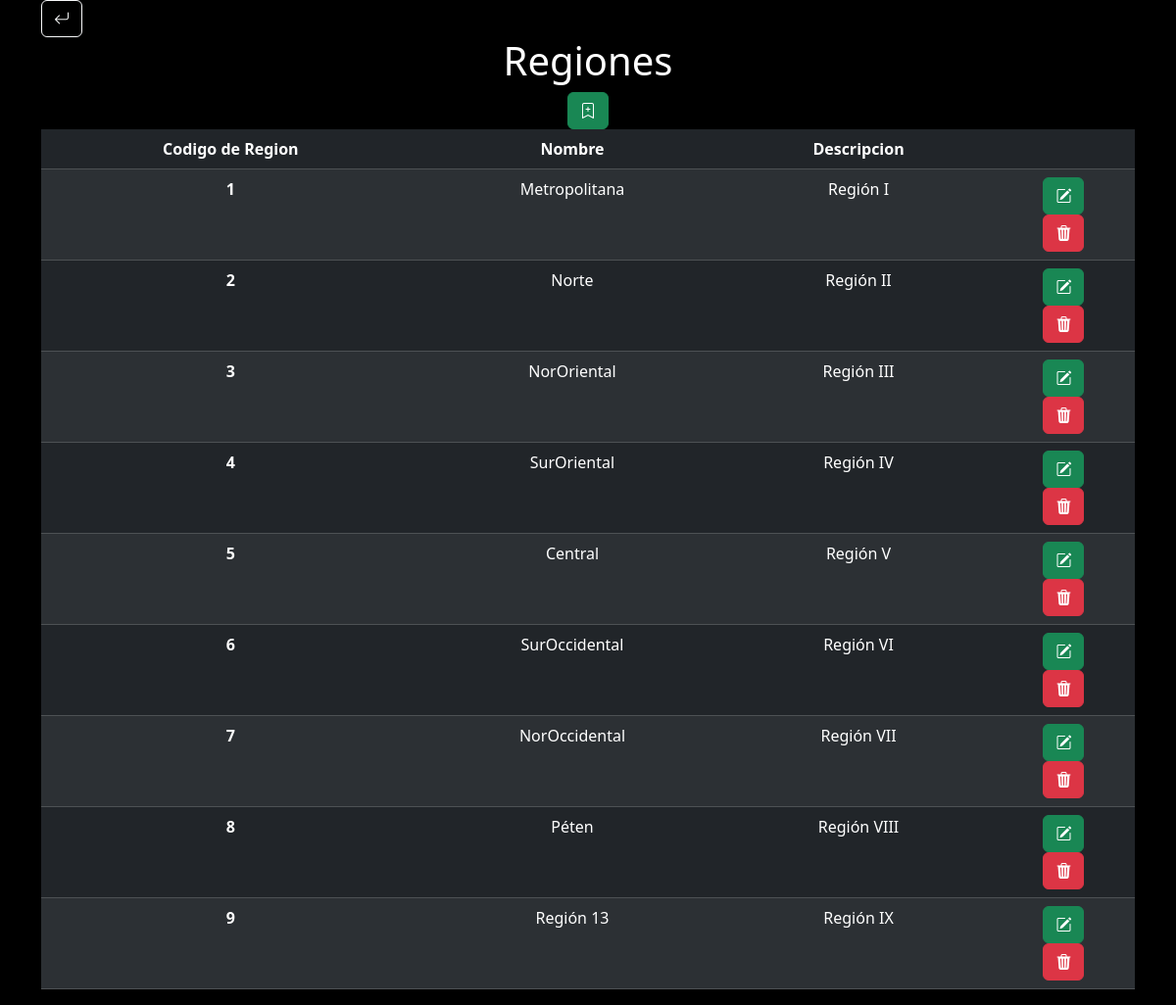
/vistas/regiones.php, run on the app's committed database.
### tables this page shows
CREATE TABLE `regiones` (
  `cod_region` int(2) NOT NULL,
  `nombre` varchar(50) DEFAULT NULL,
  `descripcion` varchar(50) DEFAULT NULL
);

### vistas/regiones.php (the view, shortened to what this page needs)
<!DOCTYPE html>
<html lang="en">
<head>
    <link href="https://cdn.jsdelivr.net/npm/bootstrap@5.3.6/dist/css/bootstrap.min.css" rel="stylesheet">
    <link rel="stylesheet" href="https://cdn.jsdelivr.net/npm/bootstrap-icons@1.13.1/font/bootstrap-icons.min.css">
    <link rel="stylesheet" href="https://cdn.jsdelivr.net/npm/@animxyz/core">
    <link rel="stylesheet" href="..//css/styles.css">
</head>
<body>
    <div class="container">
        <div class="row">
            <div class="col-3 square xyz-in" xyz="duration-20 ease-in-out-back flip-up-100% iterate-infinite">
                <a href="../menu.php" class="btn btn-outline-light">
                    <i class="bi bi-arrow-return-left"></i>
                </a>
            </div>
        </div>
    </div>
    <main>
        <div class="container text-center">
            <h1 class="color_blanco_de_letra">Regiones</h1>
            <button type="button" class="btn btn-primary btn btn-success" data-bs-toggle="modal" data-bs-target="#exampleModal"><i class="bi bi-bookmark-plus"></i></button>
            <div class="row">
                <div class="col-12">
                    <table class="table table-dark table-striped table-responsive square xyz-in" xyz="small-100% origin-top">
                        <thead>
                            <tr>
                                <th scope="col">Codigo de Region</th>
                                <th scope="col">Nombre</th>
                                <th scope="col">Descripcion</th>
                                <th></th>
                            </tr>
                        </thead>
                        <tbody>
                            <?php
                            require_once("../procesos_crud/regiones_crud.php");
                            $sql = "SELECT * FROM regiones";
                            $ejecutar = mysqli_query($conexion, $sql);
                            while ($resultado = mysqli_fetch_assoc($ejecutar)) { ?>
                                <tr>
                                    <th scope="row"><?= $resultado['cod_region']; ?></th>
                                    <td><?= $resultado['nombre']; ?></td>
                                    <td><?= $resultado['descripcion']; ?></td>
                                    <td>
                                        <form action="../forms/form_regiones_editar.php" method="post">
                                            <button type="submit" name="btn_editar_region" id="btn_editar_region" class="btn btn-success"><i class="bi bi-pencil-square"></i></button>
                                        </form>
                                        <form action="regiones.php" method="post">
                                            <button type="submit" class="btn btn-danger" name="btn_eliminar_region" id="btn_eliminar_region"><i class="bi bi-trash3-fill"></i></button>
                                        </form>
                                    </td>
                                </tr>
                            <?php } ?>
                        </tbody>
                    </table>
                </div>
            </div>
        </div>
    </main>
</body>
</html>

### css/styles.css (style rules this page uses)
html, body { height: 100%; margin: 0; padding: 0; }
body { margin: 0; background: linear-gradient(153deg, rgba(0, 0, 0, 1) 42%, rgba(101, 75, 171, 1) 54%, rgba(86, 47, 194, 1) 65%, rgba(72, 65, 117, 1) 75%, rgba(91, 59, 179, 1) 86%, rgba(75, 19, 232, 1) 100%); background-size: 400% 400%; background-repeat: no-repeat; background-attachment: fixed; min-height: 100%; animation: gradientAnimation 15s ease infinite; }
.color_blanco_de_letra { color: white; }

### data on the page
regiones: cod_region "1", nombre "Metropolitana", descripcion "Región I"
regiones: cod_region "2", nombre "Norte", descripcion "Región II"
regiones: cod_region "3", nombre "NorOriental", descripcion "Región III"
regiones: cod_region "4", nombre "SurOriental", descripcion "Región IV"
regiones: cod_region "5", nombre "Central", descripcion "Región V"
regiones: cod_region "6", nombre "SurOccidental", descripcion "Región VI"
regiones: cod_region "7", nombre "NorOccidental", descripcion "Región VII"
regiones: cod_region "8", nombre "Péten", descripcion "Región VIII"
regiones: cod_region "9", nombre "Región 13", descripcion "Región IX"
